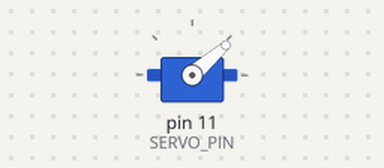
This sketch was run on a simulated Arduino Uno, built with avr-gcc and run on an emulated ATmega328P. On the bench: servo.

Above: at 0.05 s.
At 4.0 s:
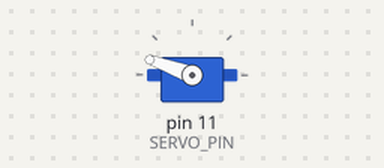
Timing chart, 0 to 5.2 s (numbered marks = the images above):
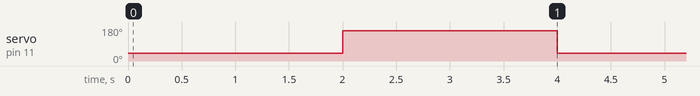

Measured:
- by itself, servo on pin 11 (SERVO_PIN): alternates 160° for 2.0 s and 41° for 2.0 s

The sketch:

test_servo_arm.ino
```cpp
#include <Servo.h>

// Start position
#define SERVO_POS1 41
// Position when turning to tank 5
#define SERVO_POS2 160

#define SERVO_PIN 11
Servo servo;

int pos = 0;
void setup() {
  // put your setup code here, to run once:
// servo arm position
  servo.attach(SERVO_PIN);
  servo.write(SERVO_POS1);
}

void loop() {
  //positions test
  //for (pos = SERVO_POS1; pos <= SERVO_POS2; pos += 1) { // goes from 0 degrees to 180 degrees
    // in steps of 1 degree
    servo.write(SERVO_POS1);              // tell servo to go to position in variable 'pos'
    //delay(15);                       // waits 15ms for the servo to reach the position
  //}
  delay(2000);
  //for (pos = SERVO_POS2; pos >= SERVO_POS1; pos -= 1) { // goes from 180 degrees to 0 degrees
    servo.write(SERVO_POS2);              // tell servo to go to position in variable 'pos'
    //delay(15);                       // waits 15ms for the servo to reach the position
  //}
  delay(2000);
}
```
